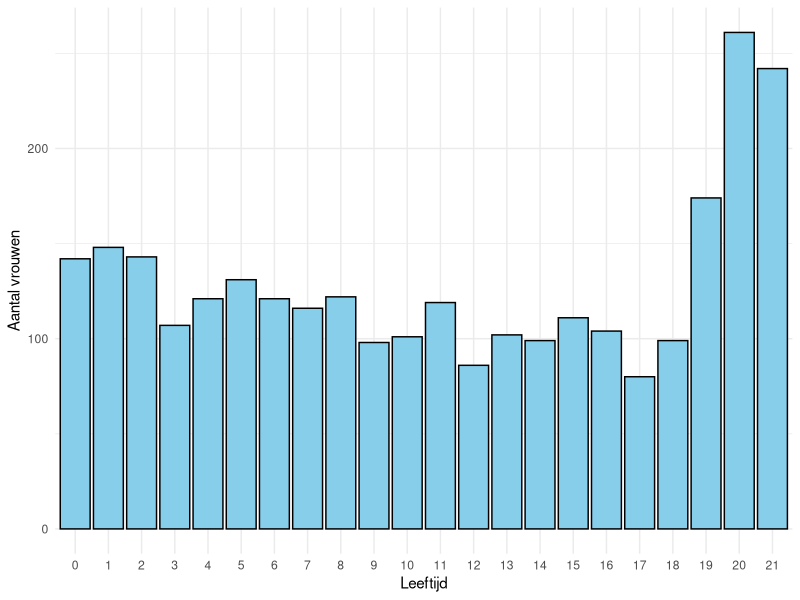

The R script that drew this image:
## ---- chunk 1
#| label: load_libraries
#| echo: false

library(readxl)
library(tidyverse)
library(sf)
library(readr)
## ---- chunk 2
#| label: doelgroep_grootte
#| echo: false

# go back to root directory from "Doelgroep en Voorzieningen" and then go to "CBS data"
setwd("../")
data <- read_excel("CBS Data/CBS-Utrecht-kwb-2024.xlsx")

# Filter data for Zuilen
regio_keep <- c("Utrecht", "Wijk 02 Noordwest", "Julianapark en omgeving", "Elinkwijk en omgeving", "Prins Bernhardplein en omgeving", "Geuzenwijk", "Schaakbuurt en omgeving", "Queeckhovenplein en omgeving", "Zuilen-Noord")

data_fil <- data %>%
  filter(regio %in% regio_keep) %>%
  select(regio, a_man, a_vrouw, a_inw, a_00_14, a_15_24)

# head(data_fil, 10)
  
# add row for totaal in de 7 buurten
data_fil_zuilen <- data_fil[3:9,]
data_fil_zuilen <- rbind(data_fil_zuilen, c("Zuilen Totaal", colSums(data_fil_zuilen[,2:6])))
# make columns 2 to 6 numeric
data_fil_zuilen[,2:6] <- sapply(data_fil_zuilen[,2:6], as.numeric)
data_fil_zuilen <- data_fil_zuilen %>%
  mutate(frac_vrouw = (a_vrouw / (a_man + a_vrouw)),
         V_0.14 = frac_vrouw * a_00_14,
         V_15.24 = frac_vrouw * a_15_24) %>%
  select(-c(frac_vrouw, a_man))
         
# head(data_fil_zuilen, 10)
colnames_data <- c("Regio", "vrouwen", "inwoners", "0-14", "15-24", "vrouwen 0-14", "vrouwen 15-24")

knitr::kable(data_fil_zuilen, caption = "Data van de 7 buurten in de wijk Zuilen: Aantallen", digits = 0, col.names = colnames_data)

## ---- chunk 3
#| label: fig-doelgroep_grootte2
#| echo: false
#| fig-cap: "Aantal vrouwen per leeftijd in de wijk Zuilen"

# import csv
data_uic <- read.delim(file = "Utrecht-in-Cijfers_bevolking-naar-geslacht-en-leeftijd-vrouwen-2024-Buurten.csv", sep = ";", header = TRUE)
colnames(data_uic) <- c("Buurt", "0", "1", "2", "3", "4", "5", "6", "7", "8", "9", "10", "11", "12", "13", "14", "15", "16", "17", "18", "19", "20", "21", "totaal")
zuilen_leeftijd <- data_uic %>%
  filter(Buurt == "Buurten totaal") %>%
  select(-c(Buurt, totaal))
zuilen_leeftijd <- as.data.frame(t(zuilen_leeftijd))
colnames(zuilen_leeftijd) <- c("aantal")
zuilen_leeftijd$aantal <- as.numeric(zuilen_leeftijd$aantal)
zuilen_leeftijd$leeftijd <- 0:21
zuilen_leeftijd$leeftijd <- factor(zuilen_leeftijd$leeftijd, levels = 0:21)  # Ordering the age levels explicitly

ggplot(zuilen_leeftijd, aes(x = leeftijd, y = aantal)) +
  geom_bar(stat = "identity", fill = "skyblue", color = "black") +
  labs(x = "Leeftijd", y = "Aantal vrouwen") +
  theme_minimal() 
## ---- chunk 4
#| label: sportscholen
#| echo: false

Sportscholen_Zuilen <- read_delim("Sportscholen-Zuilen.csv", 
    delim = ";", escape_double = FALSE, trim_ws = TRUE)
Sportscholen_Zuilen <- Sportscholen_Zuilen %>%
  select(-c(Adres, "BAG-Pand id's", Opmerking))

knitr::kable(Sportscholen_Zuilen, caption = "Sportscholen in de wijk Zuilen", digits = 0)
## ---- chunk 5
#| label: sportscholen2
#| echo: false

verwijder_sportschool <- c("Domcity Personal Training - Personal Trainer Utrecht", "Lucia Personal Training", "BeachvolleybalUtrecht")

Sportscholen_Zuilen_fil <- Sportscholen_Zuilen %>%
  filter(!Naam %in% verwijder_sportschool)

knitr::kable(Sportscholen_Zuilen_fil, caption = "Relevante Sportscholen in de wijk Zuilen", digits = 0)
## ---- chunk 6
#| label: sportscholen_kleurencode
#| echo: false

sportscholen_kleurencode <- read_delim("sportscholen-Utrecht3D-kleurencode.csv", 
    delim = ";", escape_double = FALSE, trim_ws = TRUE)

knitr::kable(sportscholen_kleurencode, caption = "Sportscholen in de wijk Zuilen met kleurcode", digits = 0)
## ---- chunk 7
#| label: sportscholen_numeriek
#| echo: false

sportscholen_numeriek <- read_delim("sportscholen-Utrecht3D-numeriekewaarde.csv", 
    delim = ";", escape_double = FALSE, trim_ws = TRUE)

knitr::kable(sportscholen_numeriek, caption = "Sportscholen in de wijk Zuilen met numerieke waarde", digits = 0)
